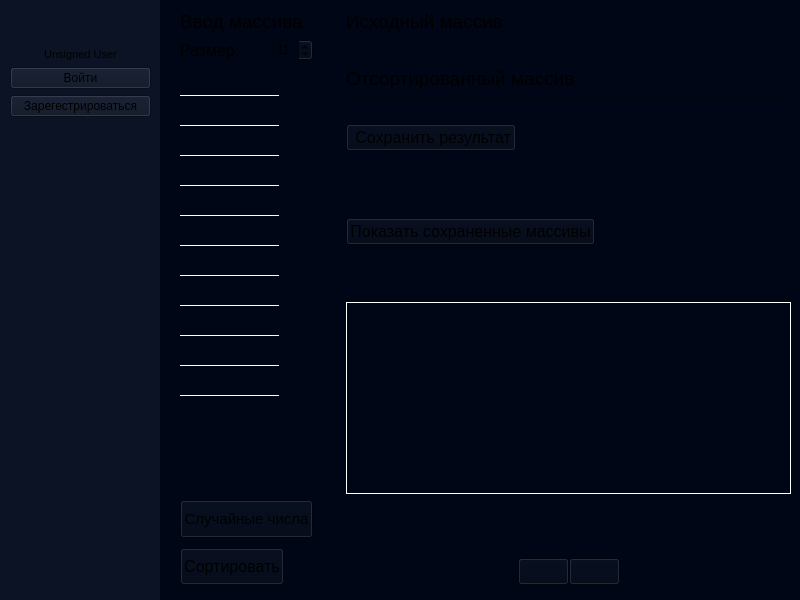
<?xml version="1.0" encoding="UTF-8"?>
<ui version="4.0">
 <class>MainWindow</class>
 <widget class="QMainWindow" name="MainWindow">
  <property name="geometry">
   <rect>
    <x>0</x>
    <y>0</y>
    <width>800</width>
    <height>600</height>
   </rect>
  </property>
  <property name="sizePolicy">
   <sizepolicy hsizetype="Maximum" vsizetype="Maximum">
    <horstretch>0</horstretch>
    <verstretch>0</verstretch>
   </sizepolicy>
  </property>
  <property name="minimumSize">
   <size>
    <width>800</width>
    <height>600</height>
   </size>
  </property>
  <property name="maximumSize">
   <size>
    <width>800</width>
    <height>600</height>
   </size>
  </property>
  <property name="windowTitle">
   <string>MainWindow</string>
  </property>
  <property name="styleSheet">
   <string notr="true">Background:rgb(0, 6, 21);</string>
  </property>
  <widget class="QWidget" name="centralwidget">
   <property name="styleSheet">
    <string notr="true">selection-background-color: rgb(63, 65, 206);
selection-color: rgb(184, 195, 255);</string>
   </property>
   <widget class="QWidget" name="panel" native="true">
    <property name="geometry">
     <rect>
      <x>0</x>
      <y>0</y>
      <width>160</width>
      <height>600</height>
     </rect>
    </property>
    <property name="sizePolicy">
     <sizepolicy hsizetype="Fixed" vsizetype="Expanding">
      <horstretch>0</horstretch>
      <verstretch>0</verstretch>
     </sizepolicy>
    </property>
    <property name="minimumSize">
     <size>
      <width>60</width>
      <height>600</height>
     </size>
    </property>
    <property name="maximumSize">
     <size>
      <width>160</width>
      <height>600</height>
     </size>
    </property>
    <property name="styleSheet">
     <string notr="true">background-color: rgb(12, 19, 36)</string>
    </property>
    <widget class="QWidget" name="verticalLayoutWidget">
     <property name="geometry">
      <rect>
       <x>0</x>
       <y>0</y>
       <width>161</width>
       <height>601</height>
      </rect>
     </property>
     <layout class="QVBoxLayout" name="panelLayout">
      <property name="leftMargin">
       <number>10</number>
      </property>
      <property name="rightMargin">
       <number>10</number>
      </property>
      <property name="bottomMargin">
       <number>10</number>
      </property>
      <item>
       <widget class="QPushButton" name="menuButton">
        <property name="sizePolicy">
         <sizepolicy hsizetype="Fixed" vsizetype="Fixed">
          <horstretch>0</horstretch>
          <verstretch>0</verstretch>
         </sizepolicy>
        </property>
        <property name="text">
         <string/>
        </property>
        <property name="icon">
         <iconset resource="assets.qrc">
          <normaloff>:/new/prefix1/Assets/menu.svg</normaloff>:/new/prefix1/Assets/menu.svg</iconset>
        </property>
        <property name="iconSize">
         <size>
          <width>24</width>
          <height>24</height>
         </size>
        </property>
        <property name="flat">
         <bool>true</bool>
        </property>
       </widget>
      </item>
      <item>
       <layout class="QHBoxLayout" name="topPanelLayout">
        <item>
         <widget class="QLabel" name="profileImage">
          <property name="maximumSize">
           <size>
            <width>100</width>
            <height>100</height>
           </size>
          </property>
          <property name="mouseTracking">
           <bool>false</bool>
          </property>
          <property name="layoutDirection">
           <enum>Qt::LayoutDirection::LeftToRight</enum>
          </property>
          <property name="text">
           <string/>
          </property>
          <property name="pixmap">
           <pixmap resource="assets.qrc">:/new/prefix1/Assets/profile.svg</pixmap>
          </property>
          <property name="scaledContents">
           <bool>true</bool>
          </property>
          <property name="alignment">
           <set>Qt::AlignmentFlag::AlignCenter</set>
          </property>
         </widget>
        </item>
       </layout>
      </item>
      <item>
       <widget class="QLabel" name="profileName">
        <property name="font">
         <font>
          <pointsize>8</pointsize>
         </font>
        </property>
        <property name="text">
         <string>Unsigned User</string>
        </property>
        <property name="alignment">
         <set>Qt::AlignmentFlag::AlignCenter</set>
        </property>
       </widget>
      </item>
      <item>
       <widget class="QPushButton" name="signInButton">
        <property name="sizePolicy">
         <sizepolicy hsizetype="Maximum" vsizetype="Fixed">
          <horstretch>0</horstretch>
          <verstretch>0</verstretch>
         </sizepolicy>
        </property>
        <property name="maximumSize">
         <size>
          <width>142</width>
          <height>16777215</height>
         </size>
        </property>
        <property name="text">
         <string>Войти</string>
        </property>
       </widget>
      </item>
      <item>
       <widget class="QPushButton" name="signUpButton">
        <property name="sizePolicy">
         <sizepolicy hsizetype="Fixed" vsizetype="Fixed">
          <horstretch>0</horstretch>
          <verstretch>0</verstretch>
         </sizepolicy>
        </property>
        <property name="maximumSize">
         <size>
          <width>142</width>
          <height>16777215</height>
         </size>
        </property>
        <property name="text">
         <string>Зарегестрироваться</string>
        </property>
       </widget>
      </item>
      <item>
       <spacer name="verticalSpacer">
        <property name="orientation">
         <enum>Qt::Orientation::Vertical</enum>
        </property>
        <property name="sizeHint" stdset="0">
         <size>
          <width>20</width>
          <height>40</height>
         </size>
        </property>
       </spacer>
      </item>
      <item>
       <layout class="QHBoxLayout" name="bottomPanelLayout">
        <property name="leftMargin">
         <number>0</number>
        </property>
        <property name="bottomMargin">
         <number>0</number>
        </property>
        <item>
         <widget class="QPushButton" name="infoButton">
          <property name="text">
           <string/>
          </property>
          <property name="icon">
           <iconset resource="assets.qrc">
            <normaloff>:/new/prefix1/Assets/information.svg</normaloff>:/new/prefix1/Assets/information.svg</iconset>
          </property>
          <property name="iconSize">
           <size>
            <width>24</width>
            <height>24</height>
           </size>
          </property>
          <property name="flat">
           <bool>true</bool>
          </property>
         </widget>
        </item>
        <item>
         <spacer name="horizontalSpacer">
          <property name="orientation">
           <enum>Qt::Orientation::Horizontal</enum>
          </property>
          <property name="sizeHint" stdset="0">
           <size>
            <width>40</width>
            <height>20</height>
           </size>
          </property>
         </spacer>
        </item>
       </layout>
      </item>
     </layout>
    </widget>
   </widget>
   <widget class="QWidget" name="mainProgram" native="true">
    <property name="geometry">
     <rect>
      <x>160</x>
      <y>0</y>
      <width>640</width>
      <height>600</height>
     </rect>
    </property>
    <property name="sizePolicy">
     <sizepolicy hsizetype="Fixed" vsizetype="Preferred">
      <horstretch>0</horstretch>
      <verstretch>0</verstretch>
     </sizepolicy>
    </property>
    <widget class="QWidget" name="layoutWidget">
     <property name="geometry">
      <rect>
       <x>10</x>
       <y>0</y>
       <width>631</width>
       <height>601</height>
      </rect>
     </property>
     <layout class="QGridLayout" name="mainLayout" rowstretch="0,0,0,0,0,0,0,0,0,0,0,0,0" columnstretch="1,0,4">
      <property name="leftMargin">
       <number>10</number>
      </property>
      <property name="topMargin">
       <number>10</number>
      </property>
      <property name="rightMargin">
       <number>10</number>
      </property>
      <property name="bottomMargin">
       <number>10</number>
      </property>
      <property name="horizontalSpacing">
       <number>15</number>
      </property>
      <item row="9" column="2">
       <widget class="QTextEdit" name="showSavedArrays">
        <property name="styleSheet">
         <string notr="true">border: 1px solid #ffffff;</string>
        </property>
        <property name="readOnly">
         <bool>true</bool>
        </property>
        <property name="html">
         <string>&lt;!DOCTYPE HTML PUBLIC &quot;-//W3C//DTD HTML 4.0//EN&quot; &quot;http://www.w3.org/TR/REC-html40/strict.dtd&quot;&gt;
&lt;html&gt;&lt;head&gt;&lt;meta name=&quot;qrichtext&quot; content=&quot;1&quot; /&gt;&lt;meta charset=&quot;utf-8&quot; /&gt;&lt;style type=&quot;text/css&quot;&gt;
p, li { white-space: pre-wrap; }
hr { height: 1px; border-width: 0; }
li.unchecked::marker { content: &quot;\2610&quot;; }
li.checked::marker { content: &quot;\2612&quot;; }
&lt;/style&gt;&lt;/head&gt;&lt;body style=&quot; font-family:'Noto Sans'; font-size:10pt; font-weight:400; font-style:normal;&quot;&gt;
&lt;p style=&quot;-qt-paragraph-type:empty; margin-top:0px; margin-bottom:0px; margin-left:0px; margin-right:0px; -qt-block-indent:0; text-indent:0px;&quot;&gt;&lt;br /&gt;&lt;/p&gt;&lt;/body&gt;&lt;/html&gt;</string>
        </property>
       </widget>
      </item>
      <item row="6" column="2">
       <spacer name="spacer5">
        <property name="orientation">
         <enum>Qt::Orientation::Vertical</enum>
        </property>
        <property name="sizeHint" stdset="0">
         <size>
          <width>20</width>
          <height>20</height>
         </size>
        </property>
       </spacer>
      </item>
      <item row="2" column="2">
       <widget class="QLabel" name="sortedArrayText">
        <property name="font">
         <font>
          <pointsize>14</pointsize>
         </font>
        </property>
        <property name="text">
         <string>Отсортированный массив</string>
        </property>
       </widget>
      </item>
      <item row="2" column="0" rowspan="8">
       <widget class="QTableWidget" name="inputArray">
        <property name="enabled">
         <bool>true</bool>
        </property>
        <property name="sizePolicy">
         <sizepolicy hsizetype="Expanding" vsizetype="Expanding">
          <horstretch>0</horstretch>
          <verstretch>0</verstretch>
         </sizepolicy>
        </property>
        <property name="minimumSize">
         <size>
          <width>130</width>
          <height>0</height>
         </size>
        </property>
        <property name="sizeIncrement">
         <size>
          <width>0</width>
          <height>0</height>
         </size>
        </property>
        <property name="baseSize">
         <size>
          <width>0</width>
          <height>0</height>
         </size>
        </property>
        <property name="layoutDirection">
         <enum>Qt::LayoutDirection::LeftToRight</enum>
        </property>
        <property name="autoFillBackground">
         <bool>false</bool>
        </property>
        <property name="styleSheet">
         <string notr="true">    QTableWidget::item {
     border-bottom: 1px solid white;
    border-left: none;
     border-right: none;
     border-top: none;
    }
</string>
        </property>
        <property name="frameShape">
         <enum>QFrame::Shape::NoFrame</enum>
        </property>
        <property name="frameShadow">
         <enum>QFrame::Shadow::Sunken</enum>
        </property>
        <property name="lineWidth">
         <number>1</number>
        </property>
        <property name="midLineWidth">
         <number>0</number>
        </property>
        <property name="sizeAdjustPolicy">
         <enum>QAbstractScrollArea::SizeAdjustPolicy::AdjustIgnored</enum>
        </property>
        <property name="autoScrollMargin">
         <number>16</number>
        </property>
        <property name="verticalScrollMode">
         <enum>QAbstractItemView::ScrollMode::ScrollPerItem</enum>
        </property>
        <property name="showGrid">
         <bool>true</bool>
        </property>
        <property name="gridStyle">
         <enum>Qt::PenStyle::SolidLine</enum>
        </property>
        <property name="wordWrap">
         <bool>true</bool>
        </property>
        <property name="cornerButtonEnabled">
         <bool>true</bool>
        </property>
        <property name="rowCount">
         <number>11</number>
        </property>
        <property name="columnCount">
         <number>1</number>
        </property>
        <attribute name="horizontalHeaderVisible">
         <bool>false</bool>
        </attribute>
        <attribute name="horizontalHeaderCascadingSectionResizes">
         <bool>false</bool>
        </attribute>
        <attribute name="verticalHeaderVisible">
         <bool>false</bool>
        </attribute>
        <attribute name="verticalHeaderCascadingSectionResizes">
         <bool>false</bool>
        </attribute>
        <attribute name="verticalHeaderShowSortIndicator" stdset="0">
         <bool>false</bool>
        </attribute>
        <row/>
        <row/>
        <row/>
        <row/>
        <row/>
        <row/>
        <row/>
        <row/>
        <row/>
        <row/>
        <row/>
        <column/>
       </widget>
      </item>
      <item row="3" column="2">
       <widget class="QLineEdit" name="sortedArrayOutput">
        <property name="readOnly">
         <bool>true</bool>
        </property>
       </widget>
      </item>
      <item row="11" column="2">
       <layout class="QHBoxLayout" name="arrowsLayout">
        <item>
         <spacer name="spacer2">
          <property name="orientation">
           <enum>Qt::Orientation::Horizontal</enum>
          </property>
          <property name="sizeHint" stdset="0">
           <size>
            <width>40</width>
            <height>20</height>
           </size>
          </property>
         </spacer>
        </item>
        <item>
         <widget class="QPushButton" name="goLeftButton">
          <property name="font">
           <font>
            <pointsize>12</pointsize>
           </font>
          </property>
          <property name="text">
           <string/>
          </property>
          <property name="icon">
           <iconset resource="assets.qrc">
            <normaloff>:/new/prefix1/Assets/left.svg</normaloff>:/new/prefix1/Assets/left.svg</iconset>
          </property>
          <property name="iconSize">
           <size>
            <width>50</width>
            <height>50</height>
           </size>
          </property>
         </widget>
        </item>
        <item>
         <widget class="QPushButton" name="goRightButton">
          <property name="font">
           <font>
            <pointsize>12</pointsize>
           </font>
          </property>
          <property name="text">
           <string/>
          </property>
          <property name="icon">
           <iconset resource="assets.qrc">
            <normaloff>:/new/prefix1/Assets/right.svg</normaloff>:/new/prefix1/Assets/right.svg</iconset>
          </property>
          <property name="iconSize">
           <size>
            <width>50</width>
            <height>50</height>
           </size>
          </property>
         </widget>
        </item>
        <item>
         <spacer name="spacer3">
          <property name="orientation">
           <enum>Qt::Orientation::Horizontal</enum>
          </property>
          <property name="sizeHint" stdset="0">
           <size>
            <width>40</width>
            <height>20</height>
           </size>
          </property>
         </spacer>
        </item>
       </layout>
      </item>
      <item row="5" column="2">
       <widget class="Line" name="line2">
        <property name="orientation">
         <enum>Qt::Orientation::Horizontal</enum>
        </property>
       </widget>
      </item>
      <item row="4" column="2">
       <widget class="QPushButton" name="saveButton">
        <property name="sizePolicy">
         <sizepolicy hsizetype="Fixed" vsizetype="Fixed">
          <horstretch>0</horstretch>
          <verstretch>0</verstretch>
         </sizepolicy>
        </property>
        <property name="font">
         <font>
          <pointsize>12</pointsize>
         </font>
        </property>
        <property name="text">
         <string> Сохранить результат</string>
        </property>
        <property name="icon">
         <iconset resource="assets.qrc">
          <normaloff>:/new/prefix1/Assets/save.svg</normaloff>:/new/prefix1/Assets/save.svg</iconset>
        </property>
        <property name="iconSize">
         <size>
          <width>20</width>
          <height>20</height>
         </size>
        </property>
       </widget>
      </item>
      <item row="1" column="2">
       <widget class="QLineEdit" name="initialArrayOutput">
        <property name="readOnly">
         <bool>true</bool>
        </property>
       </widget>
      </item>
      <item row="10" column="0" rowspan="2">
       <layout class="QVBoxLayout" name="lowerButtonsLayout" stretch="0,0">
        <property name="spacing">
         <number>10</number>
        </property>
        <item>
         <widget class="QPushButton" name="randomNumsButton">
          <property name="sizePolicy">
           <sizepolicy hsizetype="Expanding" vsizetype="Expanding">
            <horstretch>0</horstretch>
            <verstretch>0</verstretch>
           </sizepolicy>
          </property>
          <property name="font">
           <font>
            <pointsize>11</pointsize>
           </font>
          </property>
          <property name="text">
           <string>Случайные числа</string>
          </property>
         </widget>
        </item>
        <item>
         <widget class="QPushButton" name="sortButton">
          <property name="sizePolicy">
           <sizepolicy hsizetype="Fixed" vsizetype="Expanding">
            <horstretch>0</horstretch>
            <verstretch>0</verstretch>
           </sizepolicy>
          </property>
          <property name="minimumSize">
           <size>
            <width>0</width>
            <height>0</height>
           </size>
          </property>
          <property name="font">
           <font>
            <pointsize>12</pointsize>
           </font>
          </property>
          <property name="text">
           <string>Сортировать</string>
          </property>
          <property name="icon">
           <iconset resource="assets.qrc">
            <normaloff>:/new/prefix1/Assets/sort.svg</normaloff>:/new/prefix1/Assets/sort.svg</iconset>
          </property>
          <property name="iconSize">
           <size>
            <width>24</width>
            <height>24</height>
           </size>
          </property>
         </widget>
        </item>
       </layout>
      </item>
      <item row="8" column="2">
       <spacer name="spacer1">
        <property name="orientation">
         <enum>Qt::Orientation::Vertical</enum>
        </property>
        <property name="sizeHint" stdset="0">
         <size>
          <width>20</width>
          <height>13</height>
         </size>
        </property>
       </spacer>
      </item>
      <item row="0" column="0">
       <widget class="QLabel" name="inputText">
        <property name="font">
         <font>
          <pointsize>14</pointsize>
         </font>
        </property>
        <property name="text">
         <string>Ввод массива</string>
        </property>
       </widget>
      </item>
      <item row="0" column="1" rowspan="13">
       <widget class="Line" name="line">
        <property name="lineWidth">
         <number>1</number>
        </property>
        <property name="orientation">
         <enum>Qt::Orientation::Vertical</enum>
        </property>
       </widget>
      </item>
      <item row="1" column="0">
       <layout class="QHBoxLayout" name="sizeLayout">
        <item>
         <widget class="QLabel" name="sizeText">
          <property name="font">
           <font>
            <pointsize>12</pointsize>
           </font>
          </property>
          <property name="text">
           <string>Размер:</string>
          </property>
         </widget>
        </item>
        <item>
         <spacer name="spacer4">
          <property name="orientation">
           <enum>Qt::Orientation::Horizontal</enum>
          </property>
          <property name="sizeHint" stdset="0">
           <size>
            <width>40</width>
            <height>20</height>
           </size>
          </property>
         </spacer>
        </item>
        <item>
         <widget class="QSpinBox" name="setLength">
          <property name="minimum">
           <number>1</number>
          </property>
          <property name="value">
           <number>11</number>
          </property>
         </widget>
        </item>
       </layout>
      </item>
      <item row="0" column="2">
       <widget class="QLabel" name="initialArrayText">
        <property name="font">
         <font>
          <pointsize>14</pointsize>
         </font>
        </property>
        <property name="text">
         <string>Исходный массив</string>
        </property>
       </widget>
      </item>
      <item row="10" column="2">
       <spacer name="spacer6">
        <property name="orientation">
         <enum>Qt::Orientation::Vertical</enum>
        </property>
        <property name="sizeHint" stdset="0">
         <size>
          <width>20</width>
          <height>13</height>
         </size>
        </property>
       </spacer>
      </item>
      <item row="7" column="2">
       <widget class="QPushButton" name="showSavedButton">
        <property name="sizePolicy">
         <sizepolicy hsizetype="Fixed" vsizetype="Fixed">
          <horstretch>0</horstretch>
          <verstretch>0</verstretch>
         </sizepolicy>
        </property>
        <property name="font">
         <font>
          <pointsize>12</pointsize>
         </font>
        </property>
        <property name="text">
         <string>Показать сохраненные массивы</string>
        </property>
       </widget>
      </item>
     </layout>
    </widget>
   </widget>
  </widget>
 </widget>
 <resources>
  <include location="assets.qrc"/>
 </resources>
 <connections/>
</ui>
